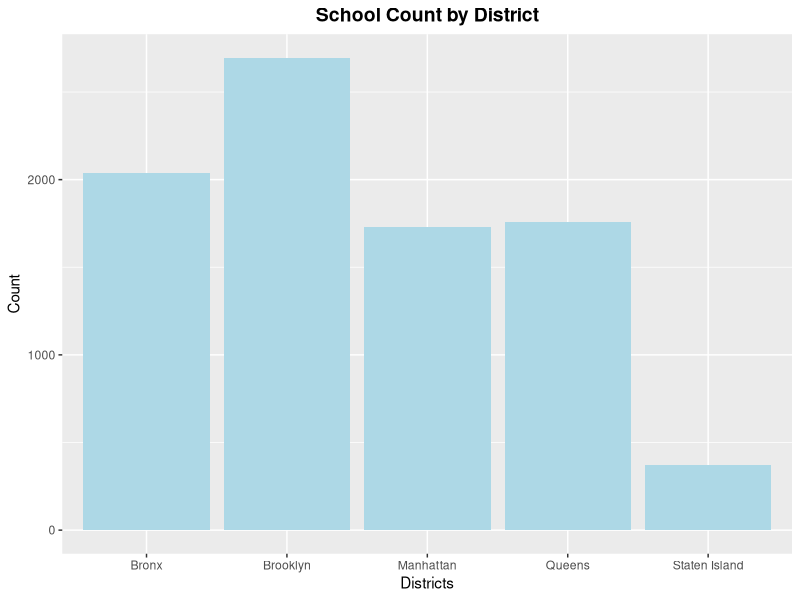
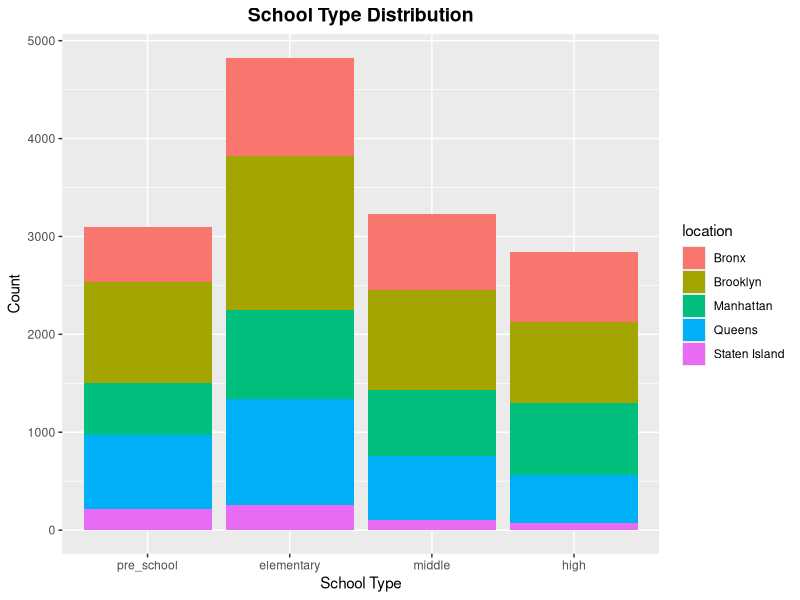

Here is the R script that generated these plots, in order:
## ---- chunk 1
library(knitr)
library(tidyverse)
library(dplyr)
library(ggplot2)
library(RColorBrewer)
library(sqldf)
school = read.csv("School.csv")
## ---- chunk 2
school <- school %>%
  group_by(School.Name) %>%
  mutate(count = n()) %>%
  filter(count == 5) %>%
  select(-count)
## ---- chunk 3
# loc <- ggplot(data = school, aes(x = Year)) + 
#   geom_bar(stat="count",fill = "lightblue")+
#   facet_wrap(~location,ncol =5)+
#   ggtitle("Number of schools in different Borough by year") + 
#   theme(plot.title = element_text(hjust = 0.5, face  = "bold", size = 14), 
#         axis.text.x = element_text(angle = 30, vjust = 0.5))+
#    xlab("Academic Year")+
#   ylab("Number of schools")
# loc
# 
# dis <-  ggplot(data = school, aes(x = Year,fill = location)) + 
#   geom_bar(stat="count") +
#   ggtitle("2013-2018 Time Series School Count") +
#   theme(plot.title = element_text(hjust = 0.5, face  = "bold", size = 14)) + 
#   xlab("Academic Year")+
#   ylab("Number of schools") 
# dis
## ---- chunk 4
school <- school %>% 
  mutate(location = case_when(
    str_detect(DBN, "K") == TRUE ~ "Brooklyn",
    str_detect(DBN,"X") == TRUE ~ "Bronx",
    str_detect(DBN,"Q") == TRUE ~ "Queens",
    str_detect(DBN,"M") == TRUE ~ "Manhattan",
    str_detect(DBN,"R") == TRUE ~ "Staten Island",
  ))

school %>%
  ggplot(mapping = aes(x = location)) +
  geom_bar(stat = "count", fill = "lightblue") +
  ggtitle("School Count by District") +
  xlab("Districts") + ylab("Count") +
  theme(plot.title = element_text(hjust = 0.5, face = "bold", size = 14))
## ---- chunk 5
school <- rename(school, Grade.PK =Grade.PK..Half.Day...Full.Day. )
## ---- chunk 6
school <- school %>% 
  mutate(is_preschool = case_when(
    Grade.PK > 0 ~ 1,
    T ~ 0
  )) %>% 
  mutate(is_elementary = case_when(
    Grade.K == 0 & Grade.1 == 0 & Grade.2 == 0 &
      Grade.3 == 0 & Grade.4 == 0 & Grade.5 == 0 ~ 0,
    T ~ 1
  )) %>% 
  mutate(is_middle = case_when(
    Grade.6 == 0 & Grade.7 == 0 & Grade.8 == 0 ~ 0,
    T ~ 1
  )) %>% 
  mutate(is_high = case_when(
    Grade.9 == 0 & Grade.10 == 0 & Grade.11 == 0 & Grade.12 == 0 ~ 0,
    T ~ 1
  ))
## ---- chunk 7
count_by_type <- sqldf("select location, Year, sum(is_preschool) as pre_school,
      sum(is_elementary) as elementary,
      sum(is_middle) as middle,
      sum(is_high) as high from school group by location ,Year") %>% 
   pivot_longer(-c(location,Year),names_to ="type", values_to = "num")

count_by_type$type <- factor(count_by_type$type ,levels = c("pre_school", "elementary", "middle", "high"))

type_sch <- count_by_type %>%
  ggplot(mapping = aes(x = type, y = num, fill = location)) +
  geom_bar(stat = "identity") +
  ggtitle("School Type Distribution") +
  xlab("School Type") + ylab("Count") +
  theme(plot.title = element_text(hjust = 0.5, face  = "bold", size = 14))
type_sch
## ---- chunk 8
# type_sch <- ggplot(count_by_type, aes(fill=type, y=num, x=Year)) + 
#     geom_bar(position="dodge", stat="identity")+
#   ggtitle("Number of schools in different type by year") + 
#   theme(plot.title = element_text(hjust = 0.5, face  = "bold", size = 14))+
#    xlab("Academic Year")+
#   ylab("Number of schools") +
#   scale_color_brewer(palette="Dark2")
# type_sch
